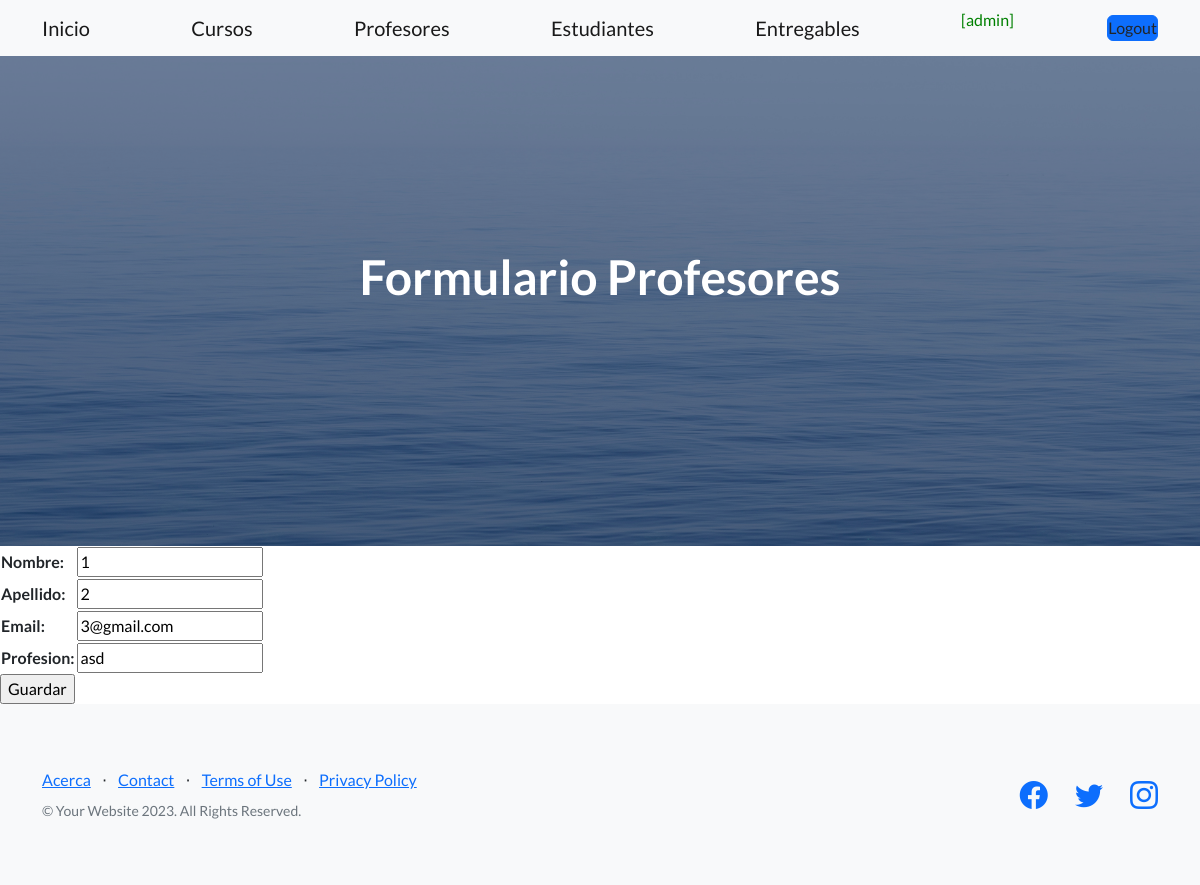
Before: /profesorUpdate/3/ (signed in) with the older database file.
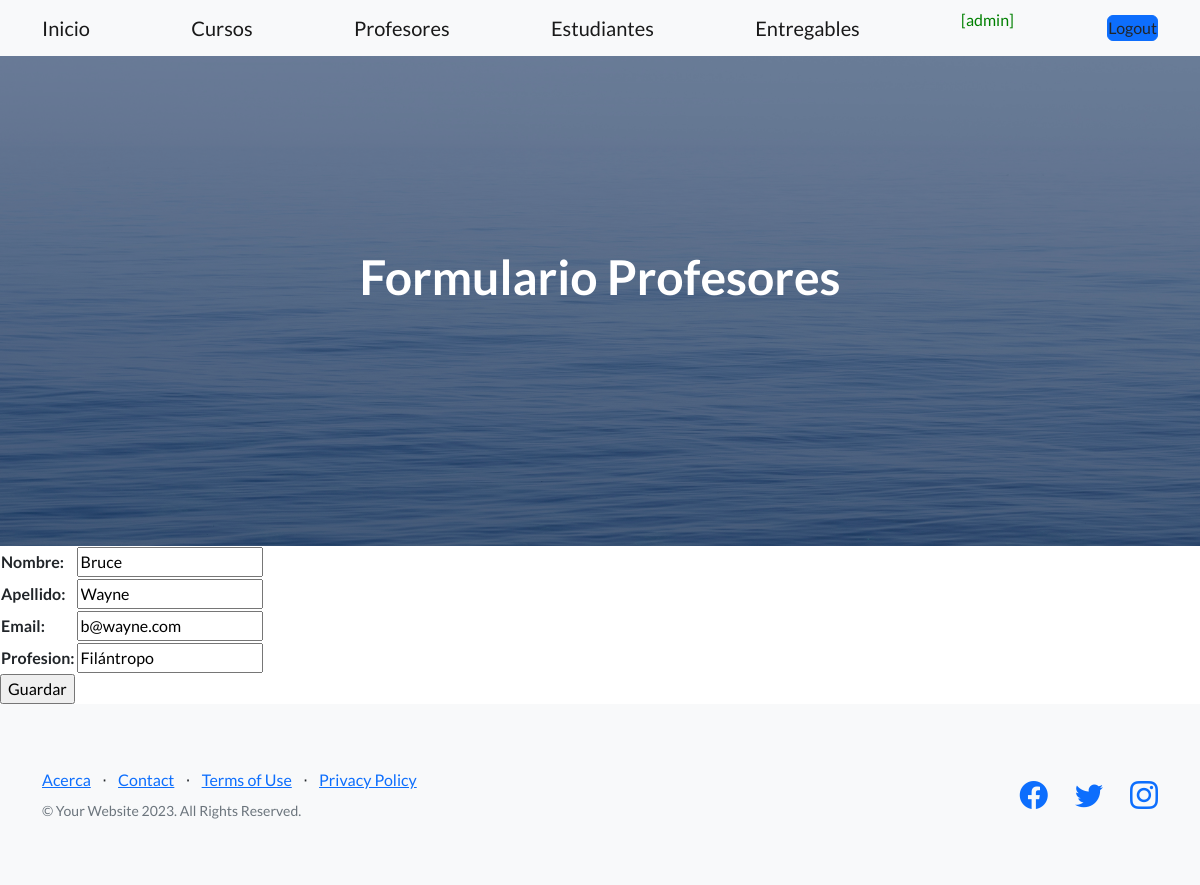
After: the same page with the newer database file.
### entidades/models.py (models this page shows, shortened)
class Profesor(models.Model):
    nombre = models.CharField(max_length=60)
    apellido = models.CharField(max_length=60)
    email = models.EmailField()
    profesion = models.CharField(max_length=50)
    class Meta:
        verbose_name = "Profesor"
        verbose_name_plural = "Profesores"
        ordering = ["nombre", "apellido"]

### entidades/views.py (the view)
# urls.py: path('profesorUpdate/<id_profesor>/', profesorUpdate, name='profesorUpdate'),
@login_required
def profesorUpdate(request, id_profesor):
    profesor = Profesor.objects.get(id=id_profesor)
    if request.method == "POST":
        miForm = ProfesorForm(request.POST)
        if miForm.is_valid():
            profesor.nombre = miForm.cleaned_data["nombre"]
            profesor.apellido = miForm.cleaned_data["apellido"]
            profesor.email = miForm.cleaned_data["email"]
            profesor.profesion = miForm.cleaned_data["profesion"]
            profesor.save()
            contexto = {"profesores": Profesor.objects.all()}
            return render(request, "entidades/profesores.html", contexto)
    else:
        miForm = ProfesorForm(initial={"nombre": profesor.nombre, "apellido": profesor.apellido, "email": profesor.email, "profesion": profesor.profesion})
    return render(request, "entidades/profesorForm.html", {"form":miForm})

### entidades/forms.py
class ProfesorForm(forms.Form):
	nombre = forms.CharField(max_length=60, required=True)
	apellido = forms.CharField(max_length=60, required=True)
	email = forms.EmailField(required=True)
	profesion = forms.CharField(max_length=50, required=True)

### entidades/templates/entidades/profesorForm.html (shortened to what this page needs)
{% extends "entidades/index.html" %}
{% block titulo %}
    <h1 class="mb-5">Formulario Profesores</h1>
{% endblock titulo %}
{% block contenido %}
    <form action="" method="post">
        <table>
            {{ form.as_table }}
        </table>
        <input type="submit" value="Guardar">
    </form>
{% endblock contenido %}

### entidades/templates/entidades/index.html (shortened to what this page needs)
<!DOCTYPE html>
<html lang="en">
    <head>
        {% load static %}
        <link href="https://cdn.jsdelivr.net/npm/bootstrap-icons@1.5.0/font/bootstrap-icons.css" rel="stylesheet" type="text/css" />
        <link href="{% static 'css/styles.css' %}" rel="stylesheet" />
        <link rel="stylesheet" href="https://cdnjs.cloudflare.com/ajax/libs/font-awesome/6.4.0/css/all.min.css">
    </head>
    <body>
        <nav class="navbar navbar-light bg-light static-top">
            <div class="container">
                <a class="navbar-brand" href="{% url 'home' %}">Inicio</a>
            {% if user.is_authenticated %}
                <a class="navbar-brand" href="{% url 'cursos' %}">Cursos</a>
                <a class="navbar-brand" href="{% url 'profesores' %}">Profesores</a>
                <a class="navbar-brand" href="{% url 'estudiantes' %}">Estudiantes</a>
                <a class="navbar-brand" href="{% url 'entregables' %}">Entregables</a>
                <p style="color:green"> [{{user.username}}]</p>
                <form method="post" action="{% url 'logout' %}">
                    <button type="submit" class="nav-link btn btn-primary ms-2">Logout</button>
                </form>
            {% else %}
                <a class="btn btn-primary" href="{% url 'login' %}">Login</a>
                <a class="btn btn-success" href="{% url 'registro' %}">Registrate</a>
            {% endif %}
            </div>
        </nav>
        <header class="masthead">
            <div class="container position-relative">
                <div class="row justify-content-center">
                    <div class="col-xl-6">
                        <div class="text-center text-white">
                            {% block titulo %}{% endblock titulo %}
                        </div>
                    </div>
                </div>
            </div>
        </header>
        {% block contenido %}
        {% endblock contenido %}
        <footer class="footer bg-light">
            <div class="container">
                <div class="row">
                    <div class="col-lg-6 h-100 text-center text-lg-start my-auto">
                        <ul class="list-inline mb-2">
                            <li class="list-inline-item"><a href="{% url 'acerca' %}">Acerca</a></li>
                            <li class="list-inline-item">⋅</li>
                            <li class="list-inline-item"><a href="#!">Contact</a></li>
                            <li class="list-inline-item">⋅</li>
                            <li class="list-inline-item"><a href="#!">Terms of Use</a></li>
                            <li class="list-inline-item">⋅</li>
                            <li class="list-inline-item"><a href="#!">Privacy Policy</a></li>
                        </ul>
                        <p class="text-muted small mb-4 mb-lg-0">&copy; Your Website 2023. All Rights Reserved.</p>
                    </div>
                    <div class="col-lg-6 h-100 text-center text-lg-end my-auto">
                        <ul class="list-inline mb-0">
                            <li class="list-inline-item me-4">
                                <a href="#!"><i class="bi-facebook fs-3"></i></a>
                            </li>
                            <li class="list-inline-item me-4">
                                <a href="#!"><i class="bi-twitter fs-3"></i></a>
                            </li>
                            <li class="list-inline-item">
                                <a href="#!"><i class="bi-instagram fs-3"></i></a>
                            </li>
                        </ul>
                    </div>
                </div>
            </div>
        </footer>
    </body>
</html>

Changed rows visible on the page:
changed Profesor: nombre "1" → "Bruce"; apellido "2" → "Wayne"; email "3@gmail.com" → "b@wayne.com"; profesion "asd" → "Filántropo"
